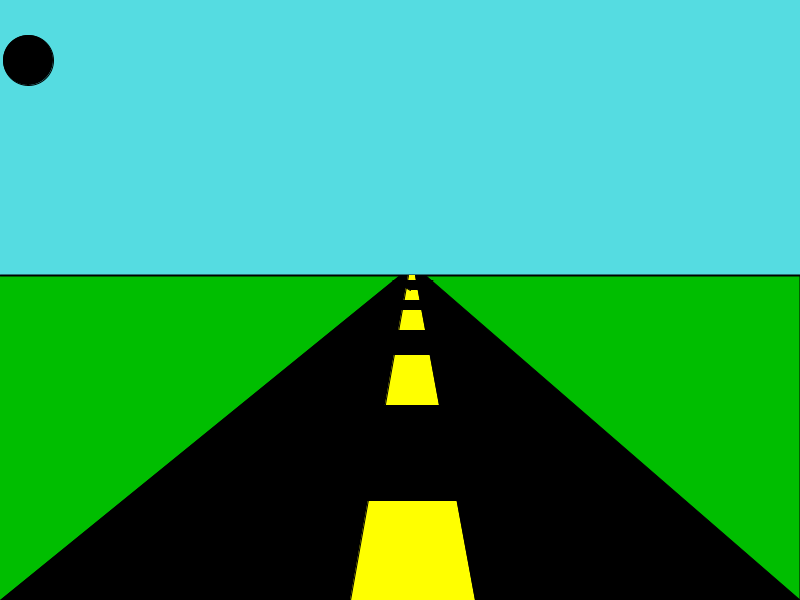
Frame 1 (no input)
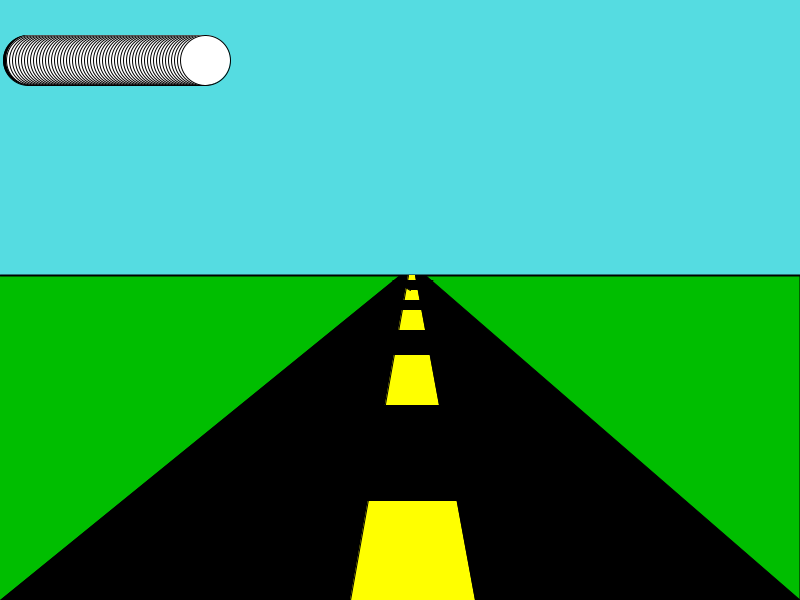
Frame 60 (the mouse pressed at the canvas centre just before this capture)
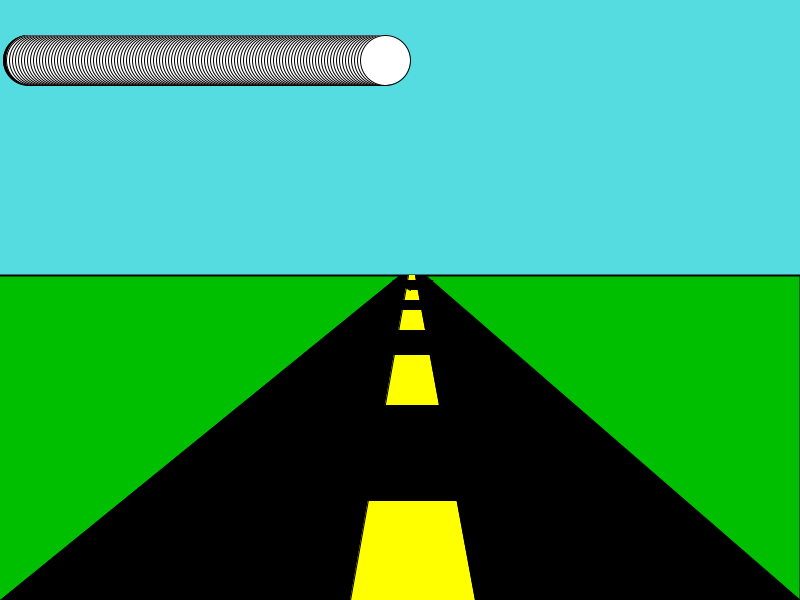
Frame 120 (the mouse held since frame 60 and released just before this capture)

The Processing sketch that drew these frames (run headless with seeded random() and noise(); from frame 60 on, the mouse is pressed at the canvas centre):

// Processing sketch: processing_20079
// ── processing_20079.pde

//homework1&2 by gerald anekwe
// january whatever 2011


//sky
float x;
float y;
float directionX;
float directionY;


void setup(){
  size(800,600);
  smooth();
  background(85,220,225);
  x = 0;
  directionX = 3;


//grass
beginShape();
strokeWeight(2);
fill(0,190,0);
vertex(0,275);
vertex(800,275);
vertex(800,800);
vertex(0,800);
endShape();


//road
beginShape();
strokeWeight(1);
fill(0,0,0);
vertex(425,275);
vertex(800,600);
vertex(0,600);
vertex(400,275);
endShape();

//yellow line
beginShape();
strokeWeight(1);
fill(255,255,0);
vertex(415,275);
vertex(475,600);
vertex(350,600);
vertex(408,275);
endShape();

//1st black out
beginShape();
strokeWeight(1);
fill(0,0,0);
vertex(450,405);
vertex(475,500);
vertex(350,500);
vertex(380,405);
endShape();


//2nd black out
beginShape();
strokeWeight(1);
fill(0,0,0);
vertex(450,355);
vertex(475,330);
vertex(350,330);
vertex(380,355);
endShape();

//3rd black out
beginShape();
strokeWeight(1);
fill(0,0,0);
vertex(450,310);
vertex(425,300);
vertex(375,300);
vertex(380,310);
endShape();

//4th black out
beginShape();
strokeWeight(1);
fill(0,0,0);
vertex(410,290);
vertex(393,280);
vertex(432,280);
vertex(420,290);
endShape();




}

void draw(){
  x += directionX;
  y += directionY;
  
ellipseMode(CORNER);
ellipse(x, 35, 50, 50);
fill(255);
 

if (x > width){
  directionX = -5;
  }
if (x < 0){
  directionX = 5;
  }  
  


         
  
  
}  
